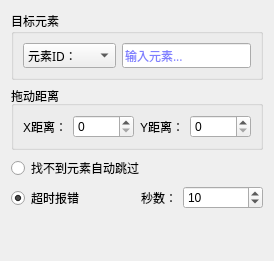
     <widget class="QWidget" name="tab_16">
      <attribute name="title">
       <string>拖动元素</string>
      </attribute>
      <layout class="QVBoxLayout" name="verticalLayout_36">
       <item>
        <widget class="QGroupBox" name="groupBox_10">
         <property name="font">
          <font>
           <family>微软雅黑</family>
           <weight>50</weight>
           <bold>false</bold>
          </font>
         </property>
         <property name="title">
          <string>目标元素</string>
         </property>
         <layout class="QVBoxLayout" name="verticalLayout_34">
          <item>
           <layout class="QGridLayout" name="gridLayout_23">
            <item row="0" column="0">
             <widget class="QComboBox" name="comboBox_30">
              <item>
               <property name="text">
                <string>元素ID：</string>
               </property>
              </item>
              <item>
               <property name="text">
                <string>元素名称：</string>
               </property>
              </item>
              <item>
               <property name="text">
                <string>xpath定位：</string>
               </property>
              </item>
             </widget>
            </item>
            <item row="0" column="1">
             <widget class="QLineEdit" name="lineEdit_14">
              <property name="palette">
               <palette>
                <active>
                 <colorrole role="WindowText">
                  <brush brushstyle="SolidPattern">
                   <color alpha="255">
                    <red>0</red>
                    <green>0</green>
                    <blue>255</blue>
                   </color>
                  </brush>
                 </colorrole>
                 <colorrole role="Text">
                  <brush brushstyle="SolidPattern">
                   <color alpha="255">
                    <red>0</red>
                    <green>0</green>
                    <blue>255</blue>
                   </color>
                  </brush>
                 </colorrole>
                 <colorrole role="PlaceholderText">
                  <brush brushstyle="SolidPattern">
                   <color alpha="128">
                    <red>0</red>
                    <green>0</green>
                    <blue>255</blue>
                   </color>
                  </brush>
                 </colorrole>
                </active>
                <inactive>
                 <colorrole role="WindowText">
                  <brush brushstyle="SolidPattern">
                   <color alpha="255">
                    <red>0</red>
                    <green>0</green>
                    <blue>255</blue>
                   </color>
                  </brush>
                 </colorrole>
                 <colorrole role="Text">
                  <brush brushstyle="SolidPattern">
                   <color alpha="255">
                    <red>0</red>
                    <green>0</green>
                    <blue>255</blue>
                   </color>
                  </brush>
                 </colorrole>
                 <colorrole role="PlaceholderText">
                  <brush brushstyle="SolidPattern">
                   <color alpha="128">
                    <red>0</red>
                    <green>0</green>
                    <blue>255</blue>
                   </color>
                  </brush>
                 </colorrole>
                </inactive>
                <disabled>
                 <colorrole role="WindowText">
                  <brush brushstyle="SolidPattern">
                   <color alpha="255">
                    <red>120</red>
                    <green>120</green>
                    <blue>120</blue>
                   </color>
                  </brush>
                 </colorrole>
                 <colorrole role="Text">
                  <brush brushstyle="SolidPattern">
                   <color alpha="255">
                    <red>120</red>
                    <green>120</green>
                    <blue>120</blue>
                   </color>
                  </brush>
                 </colorrole>
                 <colorrole role="PlaceholderText">
                  <brush brushstyle="SolidPattern">
                   <color alpha="128">
                    <red>0</red>
                    <green>0</green>
                    <blue>0</blue>
                   </color>
                  </brush>
                 </colorrole>
                </disabled>
               </palette>
              </property>
              <property name="placeholderText">
               <string>输入元素...</string>
              </property>
             </widget>
            </item>
           </layout>
          </item>
         </layout>
        </widget>
       </item>
       <item>
        <widget class="QGroupBox" name="groupBox_11">
         <property name="title">
          <string>拖动距离</string>
         </property>
         <layout class="QGridLayout" name="gridLayout_25">
          <item row="0" column="0">
           <widget class="QLabel" name="label_68">
            <property name="text">
             <string>X距离：</string>
            </property>
            <property name="alignment">
             <set>Qt::AlignCenter</set>
            </property>
           </widget>
          </item>
          <item row="0" column="1">
           <widget class="QSpinBox" name="spinBox_10">
            <property name="maximum">
             <number>99999</number>
            </property>
           </widget>
          </item>
          <item row="0" column="2">
           <widget class="QLabel" name="label_74">
            <property name="text">
             <string>Y距离：</string>
            </property>
            <property name="alignment">
             <set>Qt::AlignCenter</set>
            </property>
           </widget>
          </item>
          <item row="0" column="3">
           <widget class="QSpinBox" name="spinBox_11">
            <property name="maximum">
             <number>99999</number>
            </property>
           </widget>
          </item>
         </layout>
        </widget>
       </item>
       <item>
        <layout class="QGridLayout" name="gridLayout_24">
         <item row="1" column="0">
          <widget class="QRadioButton" name="radioButton_14">
           <property name="text">
            <string>超时报错</string>
           </property>
           <property name="checkable">
            <bool>true</bool>
           </property>
           <property name="checked">
            <bool>true</bool>
           </property>
           <property name="autoExclusive">
            <bool>true</bool>
           </property>
          </widget>
         </item>
         <item row="1" column="2">
          <widget class="QSpinBox" name="spinBox_12">
           <property name="minimum">
            <number>1</number>
           </property>
           <property name="maximum">
            <number>9999</number>
           </property>
           <property name="value">
            <number>10</number>
           </property>
          </widget>
         </item>
         <item row="0" column="0" colspan="3">
          <widget class="QRadioButton" name="radioButton_15">
           <property name="text">
            <string>找不到元素自动跳过</string>
           </property>
          </widget>
         </item>
         <item row="1" column="1">
          <widget class="QLabel" name="label_75">
           <property name="text">
            <string>秒数：</string>
           </property>
           <property name="alignment">
            <set>Qt::AlignRight|Qt::AlignTrailing|Qt::AlignVCenter</set>
           </property>
          </widget>
         </item>
        </layout>
       </item>
       <item>
        <spacer name="verticalSpacer_13">
         <property name="orientation">
          <enum>Qt::Vertical</enum>
         </property>
         <property name="sizeHint" stdset="0">
          <size>
           <width>20</width>
           <height>40</height>
          </size>
         </property>
        </spacer>
       </item>
      </layout>
     </widget>
